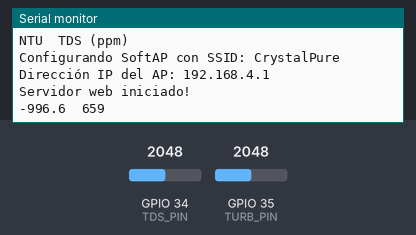
Simulated run of this sketch. Board: ESP32. Parts: the last lines printed to the serial monitor. Inputs (shaded band) come from the test bench; at power-on: GPIO 34 (TDS_PIN) = 2048, GPIO 35 (TURB_PIN) = 2048.

Above: at 1.2 s.
1.3 s: GPIO 34 (TDS_PIN) set to 2866
At 2.6 s:
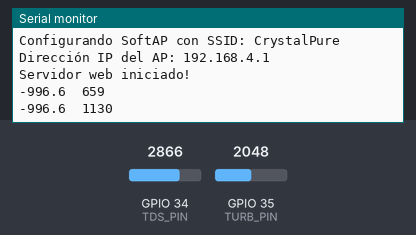
2.8 s: GPIO 35 (TURB_PIN) set to 2866
At 3.5 s:
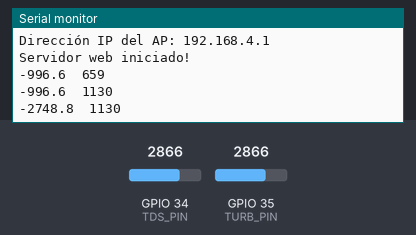
4.3 s: GPIO 34 (TDS_PIN) set to 3603
At 5.6 s:
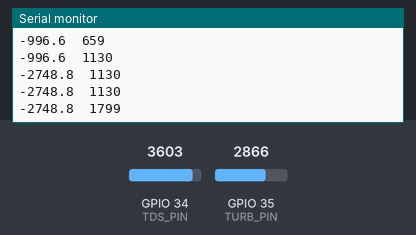
5.8 s: GPIO 35 (TURB_PIN) set to 3603
At 6.8 s:
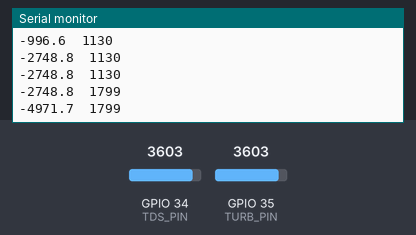
Timing chart, 0 to 8.3 s (numbered marks = the images above; inputs shaded):
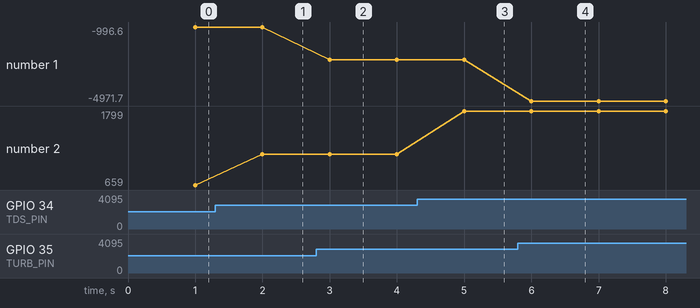

The sketch:

water_quality_monitor.ino
```cpp
#include <WiFi.h>
#include <WebServer.h>
#include <pgmspace.h>

// Página principal servida por el ESP32
const char index_html[] PROGMEM = R"rawliteral(
<!DOCTYPE html>
<html lang="es">
<head>
  <meta charset="UTF-8">
  <meta name="viewport" content="width=device-width, initial-scale=1.0">
  <title>Panel de Calidad de Agua</title>
  <!-- Chart.js CDN -->
  <script src="https://cdn.jsdelivr.net/npm/chart.js"></script>
  <script>
    const chartReady = typeof Chart !== 'undefined';
    if(!chartReady){
      console.warn('Chart.js no pudo cargarse; las gráficas estarán deshabilitadas.');
    }
  </script>
  <style>
    :root{
      --bg:#18181b;
      --card:#1e1e22;
      --primary:#2563eb;
      --primary-dark:#1d4ed8;
      --text:#e5e5e5;
      --accent:#38bdf8;
    }
    *{box-sizing:border-box}
    body{
      font-family: system-ui, sans-serif;
      background:var(--bg);
      color:var(--text);
      margin:0;
      display:flex;
      flex-direction:column;
      align-items:center;
      padding:2rem;
      gap:1.5rem;
    }
    h1{margin:0 0 0.5rem}
    #status{font-size:0.9rem;color:var(--accent)}
    button{
      background:var(--primary);
      color:white;
      padding:0.6rem 1.2rem;
      border:none;
      border-radius:0.5rem;
      font-size:1rem;
      cursor:pointer;
      transition:background 200ms ease;
    }
    button:hover{background:var(--primary-dark)}

    #cards{
      display:grid;
      grid-template-columns:repeat(auto-fit,minmax(220px,1fr));
      gap:1rem;
      width:100%;
      max-width:900px;
    }
    .card{
      background:var(--card);
      padding:1rem 1.25rem;
      border-radius:0.75rem;
      box-shadow:0 4px 6px rgb(0 0 0 / .25);
      text-align:center;
    }
    .card h3{margin:0 0 0.25rem;font-size:1.1rem;color:var(--accent)}
    .value{font-size:1.8rem;font-weight:600;margin-bottom:0.25rem}
    small{color:#9ca3af}

    canvas{max-width:900px;margin-top:1.5rem}
    @media(max-width:940px){canvas{max-width:100%}}
  </style>
</head>
<body>
  <h1>💧 Panel de Calidad de Agua</h1>
  <div id="status">🔌 Conectando...</div>
  <button id="resetBtn" disabled>Reiniciar promedios</button>

  <!-- Tarjetas métricas -->
  <section id="cards">
    <div class="card">
      <h3>Turbidez actual</h3>
      <div id="ntuNow" class="value">--</div>
      <small>Promedio (1 min): <span id="ntuAvgWin">--</span></small><br>
      <small>Promedio sesión: <span id="ntuAvgAll">--</span></small>
    </div>
    <div class="card">
      <h3>TDS actual</h3>
      <div id="tdsNow" class="value">--</div>
      <small>Promedio (1 min): <span id="tdsAvgWin">--</span></small><br>
      <small>Promedio sesión: <span id="tdsAvgAll">--</span></small>
    </div>
  </section>

  <canvas id="ntuChart"></canvas>
  <canvas id="tdsChart"></canvas>

<script>
/* ================== Configuración ================== */
const MAX_POINTS = 60; // 60 s (asumiendo 1 Hz)
const labels = Array(MAX_POINTS).fill('');
const ntuData = [];
const tdsData = [];

// Para promedios globales
let sumNTU = 0, sumTDS = 0, countAll = 0;

/* ================== Gráficos ================== */
let ntuChart = null;
let tdsChart = null;
if(chartReady){
  ntuChart = new Chart(document.getElementById('ntuChart'), {
    type:'line',
    data:{labels,datasets:[{label:'Turbidez (NTU)',data:ntuData,borderWidth:2,fill:false}]},
    options:{responsive:true,animation:false,scales:{y:{title:{display:true,text:'NTU'}}}}
  });

  tdsChart = new Chart(document.getElementById('tdsChart'), {
    type:'line',
    data:{labels,datasets:[{label:'TDS (ppm)',data:tdsData,borderWidth:2,fill:false,tension:0.25}]},
    options:{responsive:true,animation:false,scales:{y:{title:{display:true,text:'ppm'}}}}
  });
}

/* ============== Lectura WiFi ============== */
const statusEl = document.getElementById('status');
const resetBtn   = document.getElementById('resetBtn');
let timer;

async function fetchData(){
  try{
    const res = await fetch('/data');
    if(!res.ok) throw new Error();
    const data = await res.json();
    const ntu = parseFloat(data.ntu);
    const tds = parseFloat(data.tds);
    if(isNaN(ntu) || isNaN(tds)) throw new Error();

    pushData(ntuChart, ntuData, ntu);
    pushData(tdsChart, tdsData, tds);

    sumNTU += ntu; sumTDS += tds; countAll++;
    updateUI(ntu, tds);
    statusEl.textContent = '✅ Conectado';
    resetBtn.disabled = false;
  }catch(err){
    statusEl.textContent = '⚠️ Sin conexión';
  }
}

function pushData(chart, arr, val){
  arr.push(val);
  if(arr.length > MAX_POINTS) arr.shift();
  if(chart) chart.update('none');
}

function promedio(arr){
  if(arr.length === 0) return NaN;
  return arr.reduce((a,b)=>a+b,0) / arr.length;
}

function updateUI(ntu, tds){
  document.getElementById('ntuNow').textContent = isNaN(ntu) ? '--' : ntu.toFixed(1);
  document.getElementById('tdsNow').textContent = isNaN(tds) ? '--' : tds.toFixed(0);

  const ntuWin = promedio(ntuData);
  const tdsWin = promedio(tdsData);
  const ntuAll = sumNTU / countAll;
  const tdsAll = sumTDS / countAll;

  document.getElementById('ntuAvgWin').textContent = isNaN(ntuWin) ? '--' : ntuWin.toFixed(1);
  document.getElementById('tdsAvgWin').textContent = isNaN(tdsWin) ? '--' : tdsWin.toFixed(0);

  document.getElementById('ntuAvgAll').textContent = isNaN(ntuAll) ? '--' : ntuAll.toFixed(1);
  document.getElementById('tdsAvgAll').textContent = isNaN(tdsAll) ? '--' : tdsAll.toFixed(0);
}

resetBtn.addEventListener('click', ()=>{
  sumNTU = sumTDS = countAll = 0;
  updateUI(NaN, NaN);
});

window.addEventListener('load', ()=>{
  timer = setInterval(fetchData, 1000);
  fetchData();
});
</script>
</body>
</html>
)rawliteral";

// Configuración del Punto de Acceso WiFi
const char* ssid = "CrystalPure";
const char* password = "12345678";

// Pines de conexión de los sensores para ESP32
const uint8_t TDS_PIN = 34;  // GPIO34 para el sensor de TDS
const uint8_t TURB_PIN = 35; // GPIO35 para el sensor de turbidez

// Calibración/Configuración de los sensores
const float VREF   = 3.3;   // Voltaje de referencia del ADC del ESP32 (3.3V)
const float TDS_K  = 0.5;   // Factor K para convertir EC en TDS (ppm = K * µS/cm)
const float TEMP_C = 25.0;  // Temperatura en °C asumida para una compensación simple

WebServer server(80); // Crea un servidor web en el puerto 80

// Para regular el envío por Serial cada segundo
unsigned long lastSerial = 0;

/**
 * @brief Lee los datos de los sensores de turbidez y TDS.
 * @param ntu Referencia donde se almacenará el valor de turbidez en NTU.
 * @param tds Referencia donde se almacenará el valor de TDS en ppm.
 */
void readSensors(float& ntu, float& tds) {
  // Lectura del Sensor de Turbidez
  int turbRaw = analogRead(TURB_PIN);
  float turbVoltage = turbRaw * VREF / 4095.0; // ADC del ESP32 es de 12 bits (0-4095)
  // Polinomio empírico de la hoja de datos del DFRobot SEN0189 (válido 0–4.5 V, ≈0–3000 NTU)
  ntu = -865.68 * sq(turbVoltage) + 770.02 * turbVoltage + 90.54;

  // Lectura del Sensor de TDS
  int tdsRaw = analogRead(TDS_PIN);
  float tdsVoltage = tdsRaw * VREF / 4095.0; // ADC del ESP32 es de 12 bits (0-4095)
  // Convierte el voltaje a conductividad eléctrica (mS/cm) a 25 °C
  float ecValue = (133.42 * pow(tdsVoltage, 3)
                 - 255.86 * sq(tdsVoltage)
                 + 857.39 * tdsVoltage) / 1000.0;
  // Compensación de temperatura (muy básica)
  float ec25 = ecValue / (1 + 0.0185 * (TEMP_C - 25.0));
  // Convierte EC a Sólidos Disueltos Totales (ppm)
  tds = ec25 * TDS_K * 1000;
}

/**
 * @brief Maneja las solicitudes a la URL raíz ("/").
 *        Sirve la página HTML principal del panel web.
 */
void handleRoot() {
  server.send_P(200, "text/html", index_html);
}

/**
 * @brief Maneja las solicitudes a la URL "/data".
 *        Lee los sensores y devuelve los datos en formato JSON.
 */
void handleData() {
  float ntu, tds;
  readSensors(ntu, tds);
  String json = "{";
  json += "\"ntu\":" + String(ntu, 1) + ","; // Turbidez con 1 decimal
  json += "\"tds\":" + String(tds, 0);       // TDS sin decimales
  json += "}";
  server.send(200, "application/json", json);
}

void setup() {
  Serial.begin(115200); // Inicializa la comunicación serial para depuración
  Serial.println("NTU\tTDS (ppm)");

  // Configura el ESP32 como un Punto de Acceso (SoftAP)
  Serial.print("Configurando SoftAP con SSID: ");
  Serial.println(ssid);
  WiFi.softAP(ssid, password);
  IPAddress IP = WiFi.softAPIP();
  Serial.print("Dirección IP del AP: ");
  Serial.println(IP);

  // Define las rutas del servidor web
  server.on("/", handleRoot);     // Ruta para la página principal
  server.on("/data", handleData); // Ruta para obtener los datos de los sensores

  server.begin(); // Inicia el servidor web
  Serial.println("Servidor web iniciado!");
}

void loop() {
  if (millis() - lastSerial >= 1000) {
    float ntu, tds;
    readSensors(ntu, tds);
    Serial.print(ntu, 1);
    Serial.print('\t');
    Serial.println(tds, 0);
    lastSerial = millis();
  }
  server.handleClient(); // Atiende las solicitudes de los clientes conectados
}
```

Measured:
- after the input at 1.3 s, the serial monitor: prints a new line after 0.70 s (image 1)
- after the input at 2.8 s, the serial monitor: prints a new line after 0.20 s (image 2)
- after the input at 4.3 s, the serial monitor: prints a new line after 0.70 s (image 3)
- after the input at 5.8 s, the serial monitor: prints a new line after 0.20 s (image 4)
- plotted number 1: -996.6 → -2748.8 after the input at 2.8 s, -2748.8 → -4971.7 after the input at 5.8 s
- plotted number 2: 659 → 1130 after the input at 1.3 s, 1130 → 1799 after the input at 4.3 s
